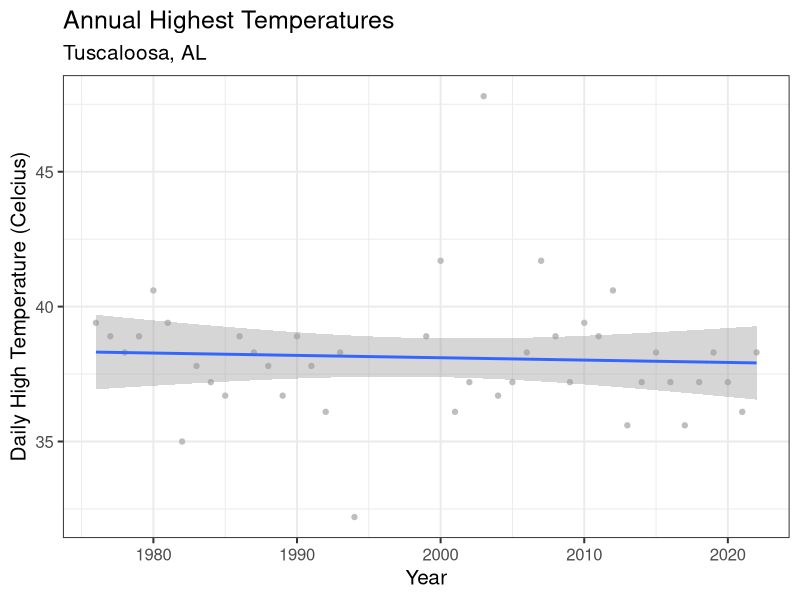
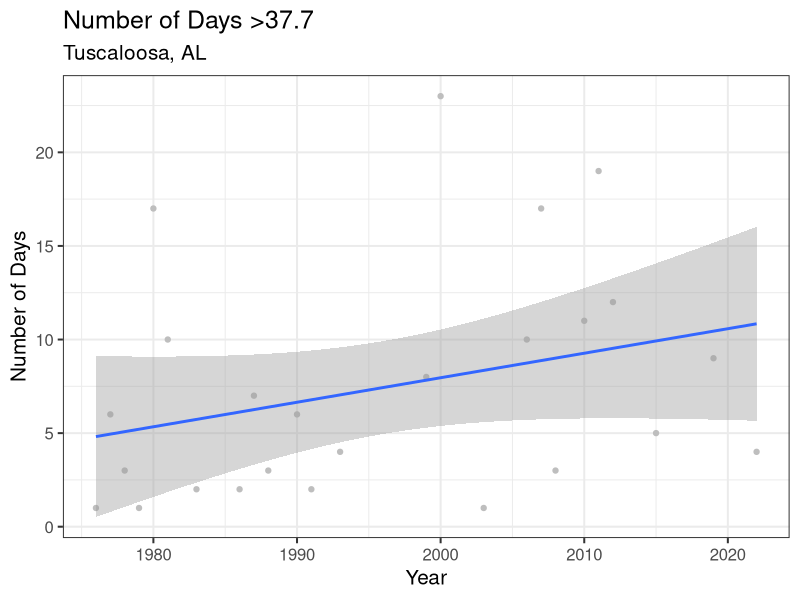

Source code (R) for these figures, in order:
## R code to manipulate and plot cliamte data for my four field sites ##
## aka another hot mess from Joe Endris ##

library(readr)
library(dplyr)
library(tidyverse)
library(ggplot2)
library(lubridate)

## create objects from datasets##
##temp<-read.csv("~/Library/CloudStorage/GoogleDrive-jendris@my.apsu.edu/.shortcut-targets-by-id/1p5eHgH8eX9-QjkyyA3uRz5Lk7ontMZtO/Rehm lab - General/Trees/5- Climate/Climate Data/Alabama.csv")
setwd("~/Library/CloudStorage/GoogleDrive-jendris@my.apsu.edu/.shortcut-targets-by-id/1p5eHgH8eX9-QjkyyA3uRz5Lk7ontMZtO/Rehm lab - General/Trees/5- Climate/")

AL <- read_csv("Alabama.csv")
IN <- read_csv("Indiana.csv")
MI <- read_csv("Michigan.csv")
TN <- read_csv("Tennessee.csv")

str(AL)  #view structure of data ##

## create column for julian date##
## trying to replicate https://stackoverflow.com/questions/21414847/convert-a-date-vector-into-julian-day-in-r##
AL <- mutate(AL, Julian=format(DATE,"%j"))

#omit NA in temperature recordings 
AL<-AL[complete.cases(AL[,7]),]

## monthly mean low temp ##
## update this after creating julian dates ##
AL_TMAX <- AL %>%
  group_by(year=lubridate::floor_date(DATE, "year")) %>%
  summarise(total = max(TMAX))

## create graph for temps by month of year ##

AL_TMAX %>%
  filter(year>1980) %>%
  ggplot(aes(x = year, y = total)) +
  geom_point(color = "grey") +
  geom_smooth(stat="smooth",method="lm")+
  labs(title = "Annual Highest Temperatures",
       subtitle = "Tuscaloosa, AL",
       y= "Daily High Temperature (Celcius)",
       x= "Year") + theme_bw(base_size = 15)


#number of days above 37.7
AL_37.7 <- AL %>%
  group_by(year=lubridate::floor_date(DATE, "year")) %>%
  summarise(n=sum(TMAX>37.7))

#plot number of days above 37.7
AL_37.7 %>%
  filter(as.integer(year)>1980)%>%
  filter(n>0)%>%
  ggplot(aes(x = year, y = n)) +
  geom_point(color = "grey") +
  geom_smooth(method="lm")+
  labs(title = "Number of Days >37.7",
       subtitle = "Tuscaloosa, AL",
       y= "Number of Days",
       x= "Year") + theme_bw(base_size = 15)


AL_37.7 %>%
  filter(n>0)%>%
  filter(year>1960)
